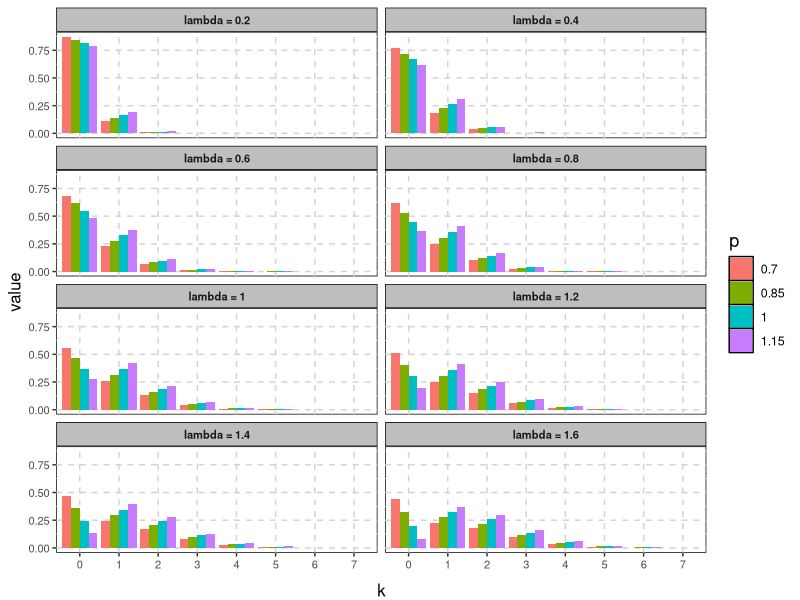
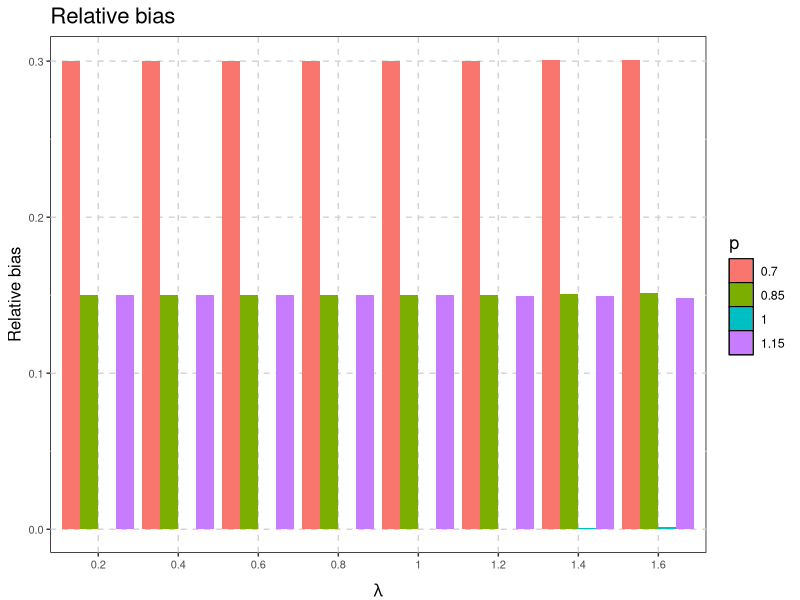
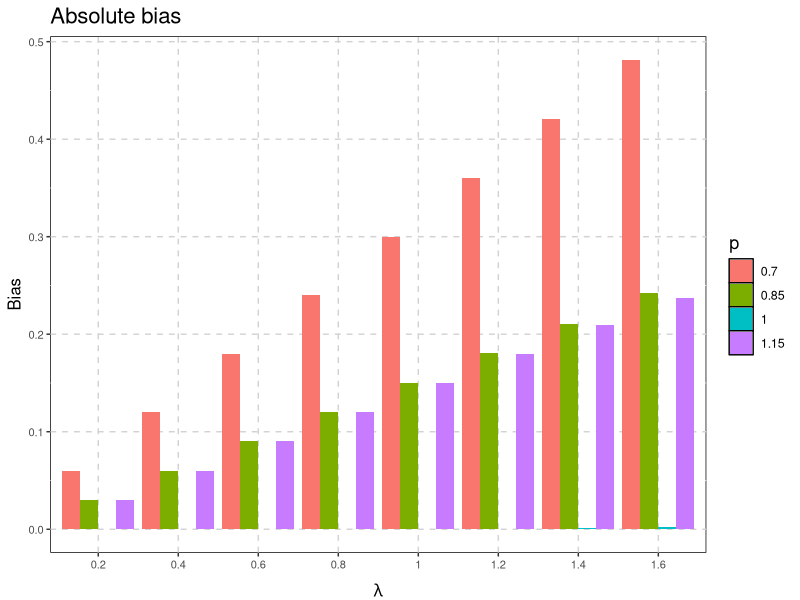
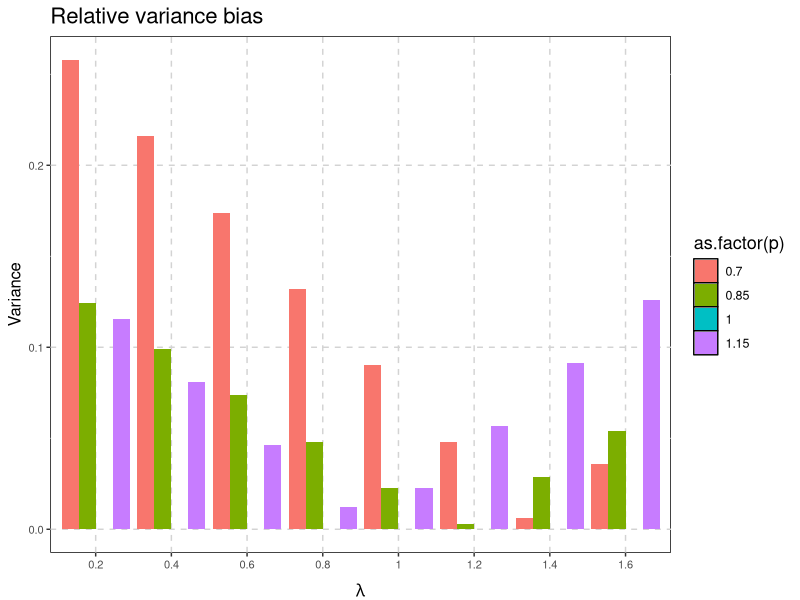
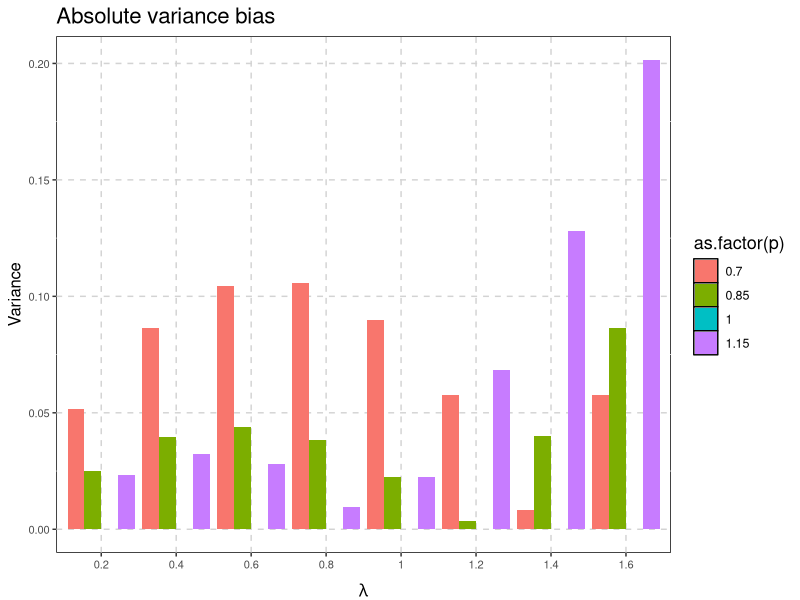

Write the R code that produced these figures, in order.
## ---- chunk 1
library(ggplot2)
library(reshape2)
library(dplyr)

size_mod <- -4
cool_theme <- theme(plot.background=element_rect(fill = "transparent",
                                                 colour = "transparent"),
                    panel.grid.major = element_line(colour="lightgrey", linetype = "dashed"),
                    panel.background = element_rect(fill = "white",colour = "black"),
                    legend.background = element_rect(fill="NA"),
                    legend.position = "right",
                    axis.text = element_text(size=12 + size_mod),
                    axis.title.x = element_text(size=16 + size_mod, vjust = -1), 
                    axis.title.y = element_text(size=16 + size_mod, vjust = 1),
                    strip.text = element_text(size=12 + size_mod, face = "bold"),
                    strip.background = element_rect(fill="grey", colour = "black"),
                    legend.text = element_text(size=13 + size_mod), 
                    legend.title = element_text(size=17 + size_mod),
                    plot.title = element_text(size=20 + size_mod))

## ---- chunk 2
doupois <- function(x, lambda, p) {
  if(p > (1 - exp(-lambda))^-1)
    stop("Probability distribution no longer valid.")
  sapply(x, function(ith_x) {
    if(ith_x == 0) {
      (1 - p) + p*exp(-lambda)
    } else {
      p * ((lambda^ith_x) * exp(-lambda))/(factorial(ith_x))
    }
  })
}

k_vector <- 0L:7
p_vector <- seq(0.70, 1.15, by = 0.15)
lambda_vector <- 1L:8/5
res <- do.call(rbind, lapply(lambda_vector, function(single_lambda) {
  dens <- sapply(p_vector, function(single_p)
    doupois(k_vector, single_lambda, single_p))
  mdens <- melt(dens, varnames = c("k", "p"))
  mdens[["p"]] <- factor(mdens[["p"]], labels = p_vector)
  mdens[["k"]] <- factor(mdens[["k"]], labels = k_vector)
  data.frame(lambda = single_lambda, mdens)
})) %>% mutate(lambda_fac = as.factor(paste0("lambda = ", lambda)))


ggplot(res, aes(x = k, fill = p, y = value)) +
  geom_bar(stat = "identity", position = "dodge") +
  facet_wrap(~ lambda_fac, ncol = 2) +
  cool_theme

## ---- chunk 3
bias_res <- mutate(res, expected = as.numeric(as.character(k)) * value) %>% 
  group_by(p, lambda) %>%
  summarize(est_mean = (sum(expected))) %>%
  mutate(relbias = (est_mean - lambda)/lambda,
         bias = est_mean - lambda)

ggplot(bias_res, aes(x = as.factor(lambda), fill = p, y = abs(relbias))) +
  geom_bar(stat = "identity", position = "dodge") +
  scale_x_discrete(expression(lambda)) +
  scale_y_continuous("Relative bias") +
  ggtitle("Relative bias")+
  cool_theme

## ---- chunk 4

ggplot(bias_res, aes(x = as.factor(lambda), fill = p, y = abs(bias))) +
  geom_bar(stat = "identity", position = "dodge") +
  scale_x_discrete(expression(lambda)) +
  scale_y_continuous("Bias") +
  ggtitle("Absolute bias")+
  cool_theme

## ---- chunk 5
bias_var <- data.frame(expand.grid(p = seq(0.70, 1.15, by = 0.15), lambda = 1L:8/5)) %>%
  mutate(estm_var = p*lambda + p*(1 - p)*lambda^2) %>%
  mutate(bias = abs(estm_var - lambda)) %>%
  mutate(relbias = bias/lambda)

ggplot(bias_var, aes(x = as.factor(lambda), fill = as.factor(p), y = relbias)) +
  geom_bar(stat = "identity", position = "dodge") +
  scale_x_discrete(expression(lambda)) +
  scale_y_continuous("Variance") +
  ggtitle("Relative variance bias")+
  cool_theme

ggplot(bias_var, aes(x = as.factor(lambda), fill = as.factor(p), y = bias)) +
  geom_bar(stat = "identity", position = "dodge") +
  scale_x_discrete(expression(lambda)) +
  scale_y_continuous("Variance") +
  ggtitle("Absolute variance bias")+
  cool_theme

